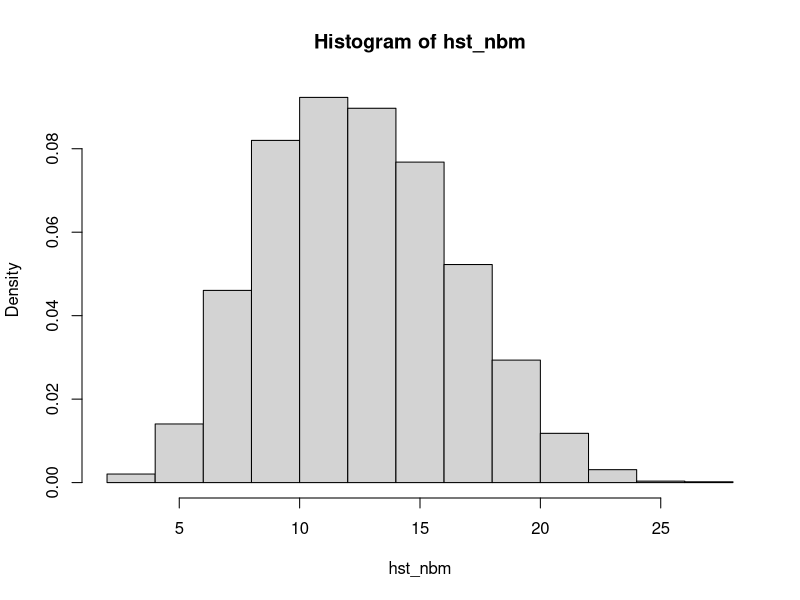
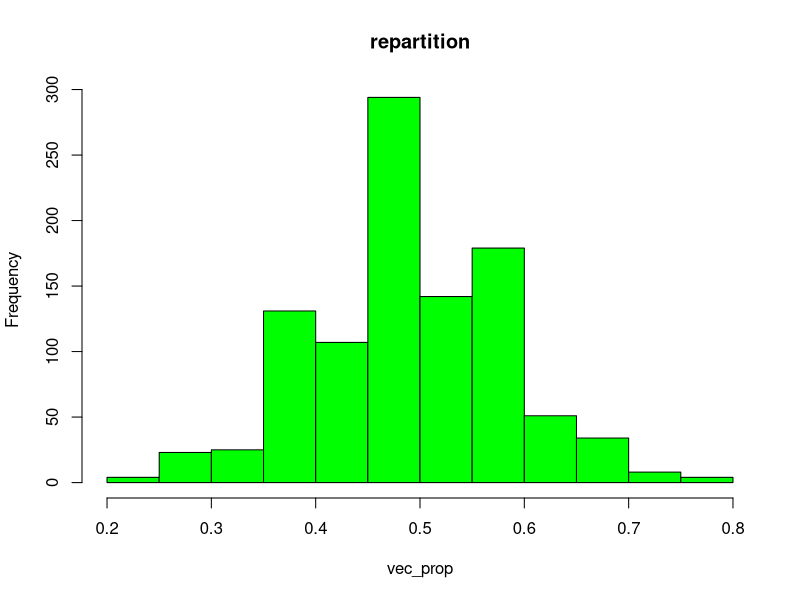
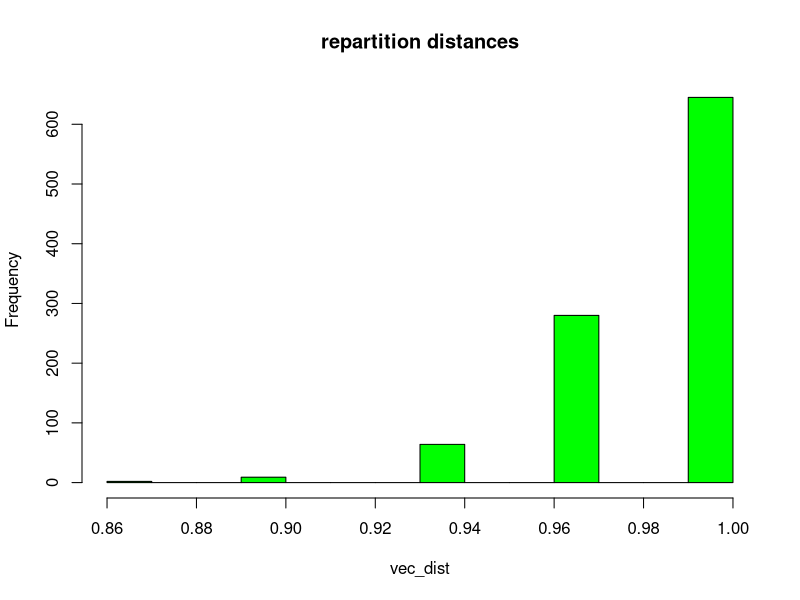

These figures' R source, in order:
## ---- chunk 1
knitr::opts_chunk$set(echo = TRUE)
## ---- chunk 2
#Fonction écriture

expérience = function() {
  
  dist_cm_0 <- 200 + floor(runif(n = 1, min = 0, max =(1 + (400 - 200) / 10 ))) * 10
  #runif : générateur de nombre aléatoire, multiplié par 10 pour retrouver la distance
  nb_mes <- 0 #nombre total de mesure
  arret_obj <- FALSE #pour l'instant on les observations continuent : set to FALSE
  dist_stop <- NA #distance de l'arret de l'objectif : set to NA
  dist_cm_t <- dist_cm_0 # 
  temps_ms <- 0 #mesure du temps
  
  while(dist_cm_t > 0){ #On veut arréter la boucle seulement si la distance de la paroi n'est pas >0
    dist_cm_t = dist_cm_t - 10 #On se rapproche de 10cm à chaque pas de temps
    piece <- sample(c("face","pile"),1,prob = c(0.5,0.5)) #Tirage à pile ou face 
    
    if (piece == "face"){  #
      
      nb_mes <- nb_mes + 1 #ajout d'une mesure quand on tombe sur face
      temps_s <- (2 * dist_cm_t)/34000 #mesure du temps du signal en seconde (facultatif)
      
      if (dist_cm_t == 50){ #mesures uniquement quand pièce tombe sur face, ici si distance égale à 50 :
        arret_obj <- TRUE #on a rempli notre objectif, cette variable devient donc TRUE
        dist_stop <- dist_cm_t
        break #termine les boucles
        
      }
     if (dist_cm_t < 50){ #boucle de secours, on évite un choc detructeur entre objectif et paroi
       arret_obj <- FALSE # objectif non-remplis
       dist_stop <- dist_cm_t
       break #termine les boucles
       
     }
       
      
    }
    
    
  }#Fin de while
  
  
  return(list(arret_obj = arret_obj, nb_mes = nb_mes, dist_stop = dist_stop)) #On doit rappeler les fonction ici, on utilise les mêmes nom par simplification
}
## ---- chunk 3
res1exp <- expérience()

array_finish = replicate(10000,expérience(), simplify = FALSE) # On replique 10 000 fois l'expérience, en précisant un array en sortie

## ---- chunk 4
hst_nbm <- sapply(array_finish,function(X) X$nb_mes)
hist(hst_nbm, breaks = "sturges", freq = FALSE) #on crée l'histogramme avec la méthode "sturges", en utilisant les fréquences plutôt que les masses



## ---- chunk 5
n_sim <- 1002
results_true <- c(0)
compte_total = 0
vec_prop = rep(0, n_sim)#création d'un vecteur vide

for (i in 1:n_sim) { # Boucle for, on va avoir i itération de 1 à n_sim = 1002
  results_sim <- replicate(30, expérience(), simplify = FALSE) ##simplify structure les résultats dans un vecteur, si on met false les résultat sortent dans la structure et on les recupère de manière brut
  val_obj = sapply(results_sim, function(x) x$arret_obj) #On récupère les valeur de arret_obj dans un vecteur
  prop = length(val_obj[val_obj == TRUE])/30 #On regarde la proportion du vecteur dont val_obj == TRUE
  vec_prop[i] = prop #On ajoute la proportion de cette itération i dans le vecteur global vec_prop
}

hist(vec_prop, main = "repartition", col = "green")


## ---- chunk 6

n_sim <- 1000 #On replique la même structure que précédement, en modifiant la variable prélevée (ici dist_stop)

results_stop <- c(0)
compte_total = 0
vec_dist = rep(0, n_sim)

for (i in 1:n_sim) {
  results_sim <- replicate(30, expérience(), simplify = FALSE)
  val_dist = sapply(results_sim, function(x) x$dist_stop)
  dist_tot = length(val_dist[val_dist > 0])/30
  vec_dist[i] = dist_tot
}

hist(vec_dist, main = "repartition distances", col = "green")
